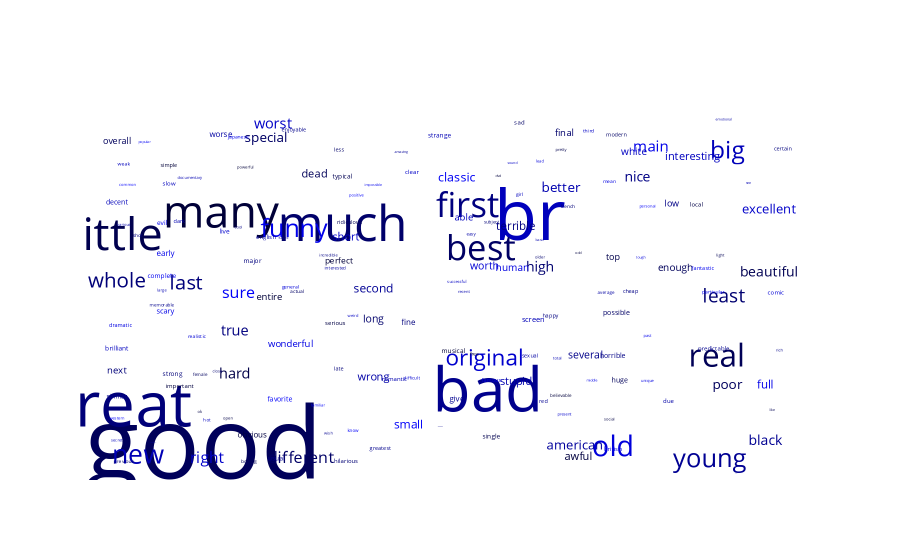

The notebook cell saved with this chart:
### Code cell
tsp.show_word_clouds('JJ', 
                    go_plot_settings={'plot_bgcolor': 'rgba(0, 0, 0, 0)'},
                    wc_settings={'color':'blue', 'max_words':1000})

### Figure 1 — Plotly figure (JSON) as saved in the notebook; plotly's stock layout.template omitted (floating-point values rounded to 4 significant figures; data arrays with more than 128 entries replaced by an {"elided": "..."} marker saying what was removed)
{"data": [{"hoverinfo": "text", "hovertext": {"elided": "180 str values"}, "mode": "text", "text": {"elided": "180 str values"}, "textfont": {"color": {"elided": "180 str values"}, "size": {"elided": "180 float values"}}, "type": "scattergl", "x": {"elided": "180 int values"}, "y": {"elided": "180 int values"}}], "layout": {"plot_bgcolor": "rgba(0, 0, 0, 0)", "showlegend": false, "xaxis": {"showgrid": false, "showticklabels": false, "visible": false, "zeroline": false}, "yaxis": {"showgrid": false, "showticklabels": false, "visible": false, "zeroline": false}}}
